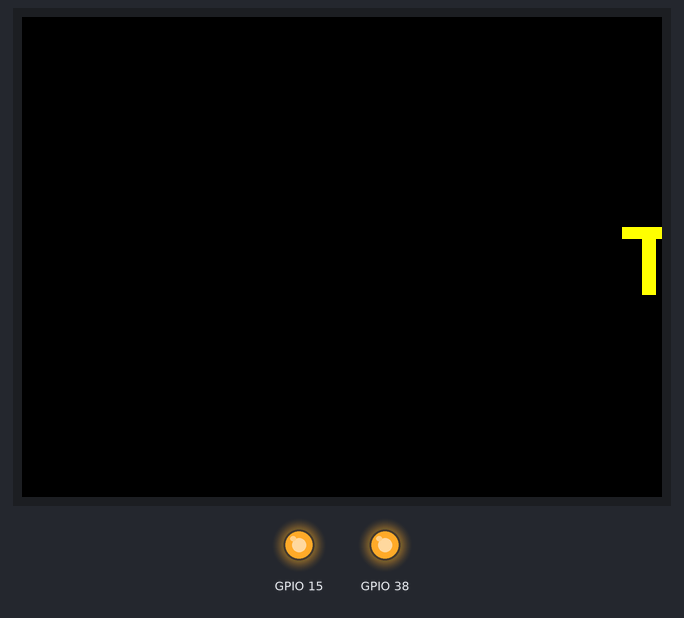
This sketch was run on a simulated ESP32. Parts: 320×240 colour display, output pins drawn as LEDs (lit = HIGH).

Above: at 1.19 s.
At 5.93 s:
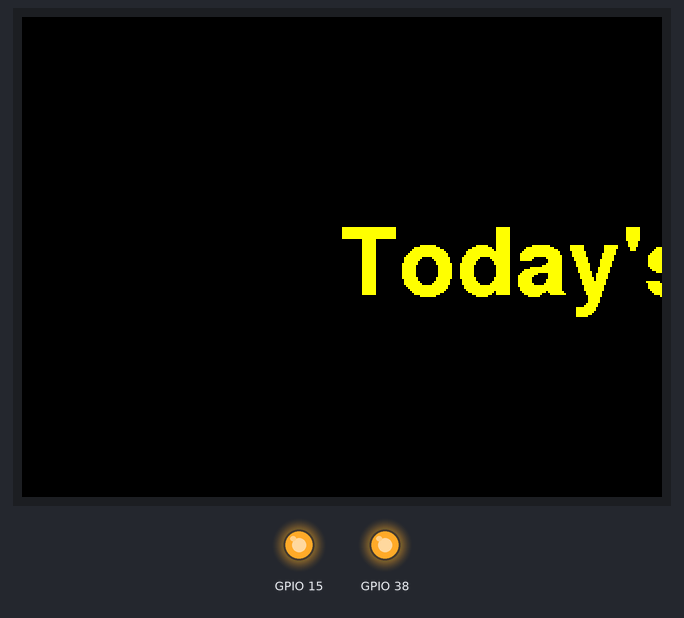
At 10.66 s:
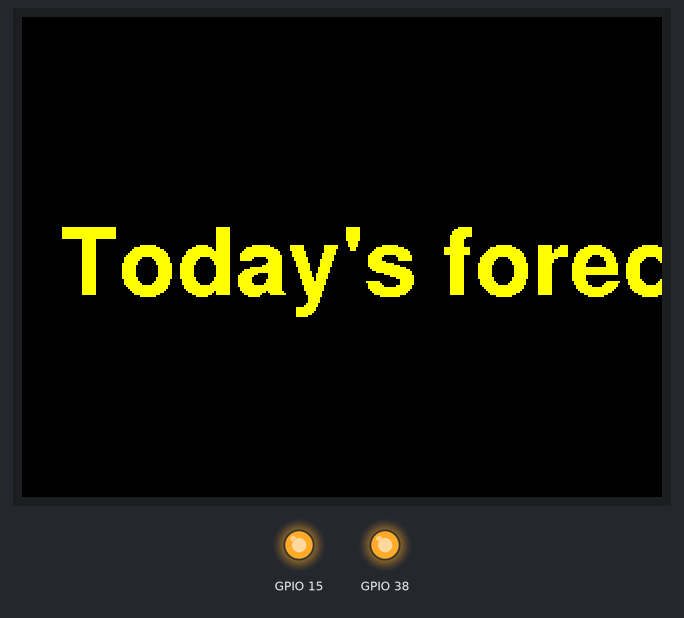
At 20.46 s:
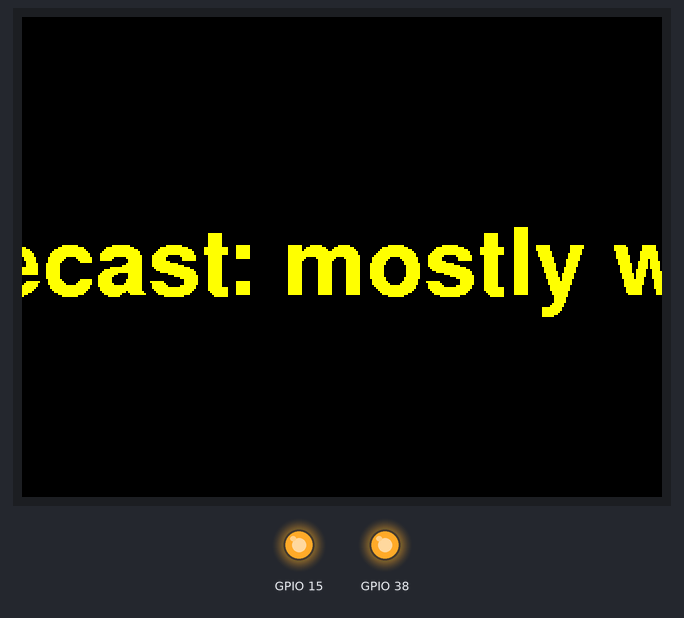
At 29.93 s:
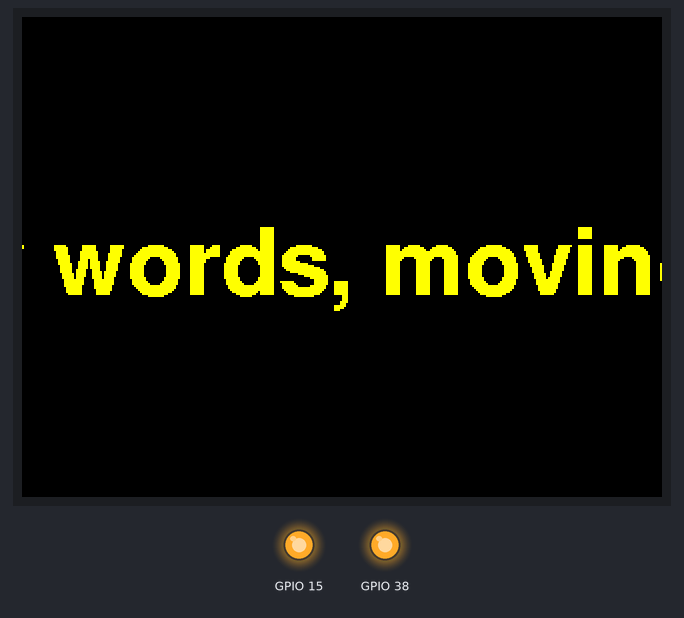
At 39.74 s:
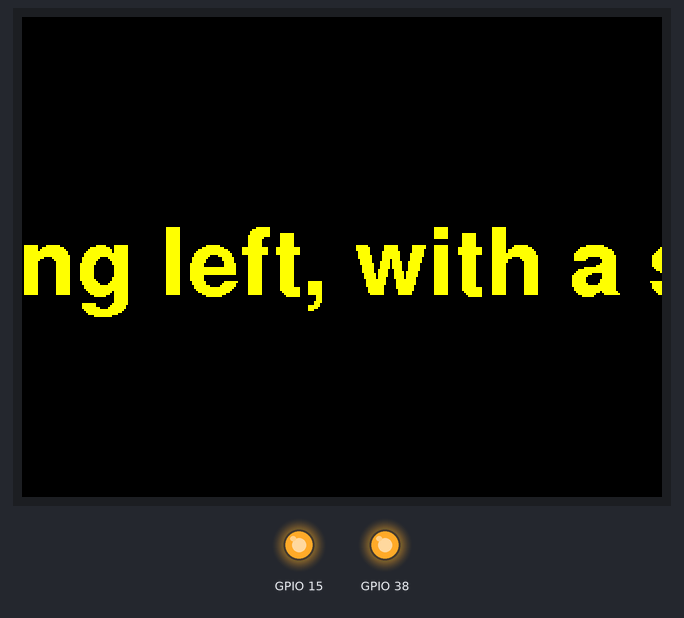

The sketch:

main.ino
```cpp
#include <TFT_eSPI.h>

TFT_eSPI tft = TFT_eSPI();
TFT_eSprite spr = TFT_eSprite(&tft);

const char* messages[] = {
  "Today's forecast: mostly words, moving left, with a slight chance of more words later.",
  "Please do not tap the screen. It is not a touchscreen and it is already doing its best.",
  "Powered by a chip smaller than a postage stamp and far more confident than it has any right to be.",
  "This message will self-destruct in ten seconds, or more accurately it will scroll off the left and come back later, which is less dramatic but kinder to the hardware.",
  "If you can read this, you have been staring at a desk gadget for too long and should probably put the kettle on.",
  "These words have travelled several centimetres at enormous expense to reach you, and would appreciate a small nod of acknowledgment."
};
const int MSG_COUNT = sizeof(messages) / sizeof(messages[0]);

const int STEP_PX  = 2;   // pixels moved per frame
const int FRAME_MS = 10;  // delay per frame; lower is faster

int msgIndex = 0;
int textW;
int x;

void setup() {
  pinMode(15, OUTPUT);
  digitalWrite(15, HIGH);       // display power, needed when on battery

  tft.init();
  tft.setRotation(1);           // landscape, 320x170
  tft.fillScreen(TFT_BLACK);

  pinMode(38, OUTPUT);
  digitalWrite(38, HIGH);       // backlight

  spr.createSprite(tft.width(), 60);
  spr.setFreeFont(&FreeSansBold24pt7b);
  spr.setTextColor(TFT_YELLOW);
  spr.setTextDatum(ML_DATUM);   // vertically centred on y

  textW = spr.textWidth(messages[msgIndex]);
  x = tft.width();              // start just off the right edge
}

void loop() {
  spr.fillSprite(TFT_BLACK);
  spr.drawString(messages[msgIndex], x, spr.height() / 2);
  spr.pushSprite(0, (tft.height() - spr.height()) / 2);

  x -= STEP_PX;

  if (x < -textW) {             // message fully off the left edge
    msgIndex = (msgIndex + 1) % MSG_COUNT;
    textW = spr.textWidth(messages[msgIndex]);
    x = tft.width();
  }

  delay(FRAME_MS);
}
```
